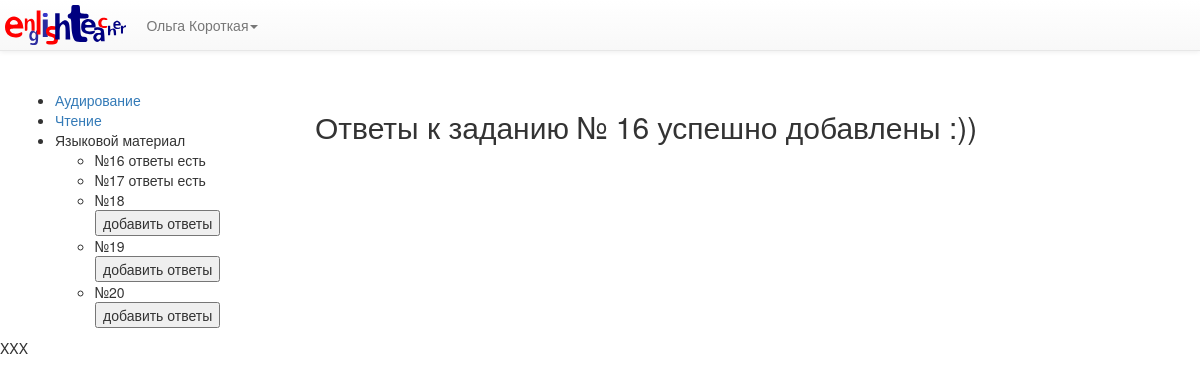
The page /oge/fipi/my/test18_26/16/add_answer/thanks/ (signed in) on the database as committed earlier.
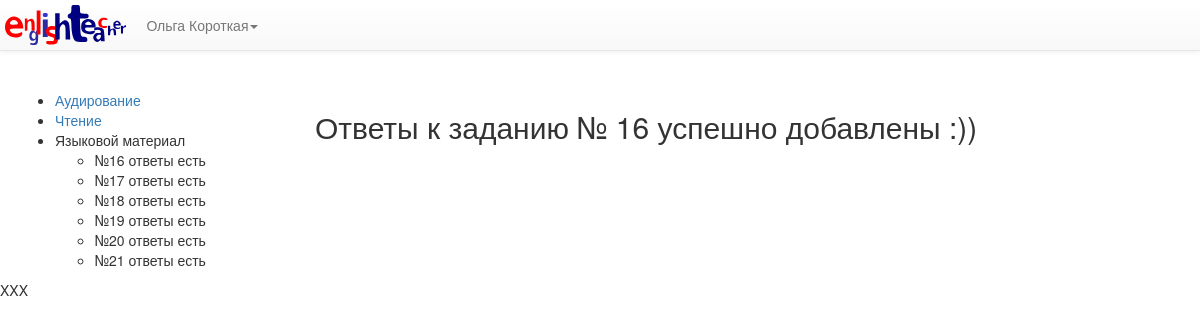
The same page on the database as committed later.
### oge/models.py (models this page shows, shortened)
class Tests18_26(models.Model):
	tests18_26 = models.TextField()
	splited_tests18_26 = models.TextField(null=True,blank=True,default=None)
	pub_data = models.DateTimeField('дата публикации',default=timezone.now)
	answer=models.CharField(max_length=100,null=True,blank=True,default=None)
	qw_number = models.CharField('число вопросов в тесте',null=True,max_length=1,default='9')

### oge/views.py (the view)
def my_test18_26_add_answer_thanks(request,test_id):
	"""отображает страницу 'ответ к тесту успешно добавлен'"""
	test_list_me = testListForMe()
	return render(request,'oge/my_test18_26_add_answer_thanks.html',
					{'test_id':test_id,'test_list_me':test_list_me})

### oge/views.py (called while the page is built)
def testListForMe():
	"""определяет список всех тестов (с ответами и без ответов),
	используется придобавлении ответов учителем"""
	res = Tests18_26.objects.all()
	return res

### oge/templates/oge/my_test18_26_add_answer_thanks.html (shortened to what this page needs)
{% extends "main/__l_left_sidebar.html" %}
{% load staticfiles %}
{% block navigation %}
			<nav class="navbar navbar-default navbar-fixed-top">
				{% include "includes/_nav_brand_bs.html" %}
			</nav>
{% endblock %}
{% block side_col %}
<ul class="oge_menu">
	<li><a href="/oge/fipi/listen/">Аудирование</a></li>
	<li><a href="/oge/fipi/read/">Чтение</a></li>
{% if user.is_authenticated %}
	{% if perms.oge.add_tests18_26 %}
	<li>Языковой материал
		<ul class="test-list">
			{% include "includes/_test18_26_list_my.html" %}
		</ul>
	</li>
	{% endif %}
{% endif %}
</ul>
{% endblock %}
{% block main_col %}
<h2><span>Ответы к заданию № </span>{{test_id}}<span> успешно добавлены :))</span></h2>
{% endblock %}

### main/templates/includes/_test18_26_list_my.html
{% if test_list_me %}
	<table class="oge_menu">
	{% for test in test_list_me %}
		<li class="oge_menu">
				№{{test.id}}
			{% if test.answer %}
			<span>  ответы есть</span>
			{% else %}
			<span>
				<form action="{% url 'oge:my_test18_26_blank' test.id %}">
					<button type="submit">добавить ответы</button>
				</form>
			</span>
			{% endif %}
		</li>
	{% endfor %}
	</table>
{% endif %}

Rows that differ between the two databases and show on the page:
changed Tests18_26 id 18: answer "добавить ответы" → "ответы есть"
changed Tests18_26 id 19: answer "добавить ответы" → "ответы есть"
changed Tests18_26 id 20: answer "добавить ответы" → "ответы есть"
added Tests18_26: id "21", shows "ответы есть"
